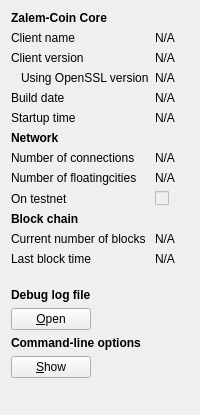
     <widget class="QWidget" name="tab_info">
      <attribute name="title">
       <string>&amp;Information</string>
      </attribute>
      <layout class="QFormLayout" name="formLayout">
       <item row="0" column="0">
        <widget class="QLabel" name="label_9">
         <property name="font">
          <font>
           <weight>75</weight>
           <bold>true</bold>
          </font>
         </property>
         <property name="text">
          <string>Zalem-Coin Core</string>
         </property>
        </widget>
       </item>
       <item row="1" column="0">
        <widget class="QLabel" name="label_5">
         <property name="text">
          <string>Client name</string>
         </property>
        </widget>
       </item>
       <item row="1" column="1">
        <widget class="QLabel" name="clientName">
         <property name="cursor">
          <cursorShape>IBeamCursor</cursorShape>
         </property>
         <property name="text">
          <string>N/A</string>
         </property>
         <property name="textFormat">
          <enum>Qt::PlainText</enum>
         </property>
         <property name="textInteractionFlags">
          <set>Qt::LinksAccessibleByMouse|Qt::TextSelectableByKeyboard|Qt::TextSelectableByMouse</set>
         </property>
        </widget>
       </item>
       <item row="2" column="0">
        <widget class="QLabel" name="label_6">
         <property name="text">
          <string>Client version</string>
         </property>
        </widget>
       </item>
       <item row="2" column="1">
        <widget class="QLabel" name="clientVersion">
         <property name="cursor">
          <cursorShape>IBeamCursor</cursorShape>
         </property>
         <property name="text">
          <string>N/A</string>
         </property>
         <property name="textFormat">
          <enum>Qt::PlainText</enum>
         </property>
         <property name="textInteractionFlags">
          <set>Qt::LinksAccessibleByMouse|Qt::TextSelectableByKeyboard|Qt::TextSelectableByMouse</set>
         </property>
        </widget>
       </item>
       <item row="3" column="0">
        <widget class="QLabel" name="label_14">
         <property name="text">
          <string>Using OpenSSL version</string>
         </property>
         <property name="indent">
          <number>10</number>
         </property>
        </widget>
       </item>
       <item row="3" column="1">
        <widget class="QLabel" name="openSSLVersion">
         <property name="cursor">
          <cursorShape>IBeamCursor</cursorShape>
         </property>
         <property name="text">
          <string>N/A</string>
         </property>
         <property name="textFormat">
          <enum>Qt::PlainText</enum>
         </property>
         <property name="textInteractionFlags">
          <set>Qt::LinksAccessibleByMouse|Qt::TextSelectableByKeyboard|Qt::TextSelectableByMouse</set>
         </property>
        </widget>
       </item>
       <item row="4" column="0">
        <widget class="QLabel" name="label_12">
         <property name="text">
          <string>Build date</string>
         </property>
        </widget>
       </item>
       <item row="4" column="1">
        <widget class="QLabel" name="buildDate">
         <property name="cursor">
          <cursorShape>IBeamCursor</cursorShape>
         </property>
         <property name="text">
          <string>N/A</string>
         </property>
         <property name="textFormat">
          <enum>Qt::PlainText</enum>
         </property>
         <property name="textInteractionFlags">
          <set>Qt::LinksAccessibleByMouse|Qt::TextSelectableByKeyboard|Qt::TextSelectableByMouse</set>
         </property>
        </widget>
       </item>
       <item row="5" column="0">
        <widget class="QLabel" name="label_13">
         <property name="text">
          <string>Startup time</string>
         </property>
        </widget>
       </item>
       <item row="5" column="1">
        <widget class="QLabel" name="startupTime">
         <property name="cursor">
          <cursorShape>IBeamCursor</cursorShape>
         </property>
         <property name="text">
          <string>N/A</string>
         </property>
         <property name="textFormat">
          <enum>Qt::PlainText</enum>
         </property>
         <property name="textInteractionFlags">
          <set>Qt::LinksAccessibleByMouse|Qt::TextSelectableByKeyboard|Qt::TextSelectableByMouse</set>
         </property>
        </widget>
       </item>
       <item row="6" column="0">
        <widget class="QLabel" name="label_11">
         <property name="font">
          <font>
           <weight>75</weight>
           <bold>true</bold>
          </font>
         </property>
         <property name="text">
          <string>Network</string>
         </property>
        </widget>
       </item>
       <item row="7" column="0">
        <widget class="QLabel" name="label_7">
         <property name="text">
          <string>Number of connections</string>
         </property>
        </widget>
       </item>
       <item row="7" column="1">
        <widget class="QLabel" name="numberOfConnections">
         <property name="cursor">
          <cursorShape>IBeamCursor</cursorShape>
         </property>
         <property name="text">
          <string>N/A</string>
         </property>
         <property name="textFormat">
          <enum>Qt::PlainText</enum>
         </property>
         <property name="textInteractionFlags">
          <set>Qt::LinksAccessibleByMouse|Qt::TextSelectableByKeyboard|Qt::TextSelectableByMouse</set>
         </property>
        </widget>
       </item>
       <item row="8" column="0">
        <widget class="QLabel" name="label_15">
         <property name="text">
          <string>Number of floatingcities</string>
         </property>
        </widget>
       </item>
       <item row="8" column="1">
        <widget class="QLabel" name="floatingcityCount">
         <property name="cursor">
          <cursorShape>IBeamCursor</cursorShape>
         </property>
         <property name="text">
          <string>N/A</string>
         </property>
         <property name="textFormat">
          <enum>Qt::PlainText</enum>
         </property>
         <property name="textInteractionFlags">
          <set>Qt::LinksAccessibleByMouse|Qt::TextSelectableByKeyboard|Qt::TextSelectableByMouse</set>
         </property>
        </widget>
       </item>
       <item row="9" column="0">
        <widget class="QLabel" name="label_8">
         <property name="text">
          <string>On testnet</string>
         </property>
        </widget>
       </item>
       <item row="9" column="1">
        <widget class="QCheckBox" name="isTestNet">
         <property name="enabled">
          <bool>false</bool>
         </property>
         <property name="text">
          <string/>
         </property>
        </widget>
       </item>
       <item row="10" column="0">
        <widget class="QLabel" name="label_10">
         <property name="font">
          <font>
           <weight>75</weight>
           <bold>true</bold>
          </font>
         </property>
         <property name="text">
          <string>Block chain</string>
         </property>
        </widget>
       </item>
       <item row="11" column="0">
        <widget class="QLabel" name="label_3">
         <property name="text">
          <string>Current number of blocks</string>
         </property>
        </widget>
       </item>
       <item row="11" column="1">
        <widget class="QLabel" name="numberOfBlocks">
         <property name="cursor">
          <cursorShape>IBeamCursor</cursorShape>
         </property>
         <property name="text">
          <string>N/A</string>
         </property>
         <property name="textFormat">
          <enum>Qt::PlainText</enum>
         </property>
         <property name="textInteractionFlags">
          <set>Qt::LinksAccessibleByMouse|Qt::TextSelectableByKeyboard|Qt::TextSelectableByMouse</set>
         </property>
        </widget>
       </item>
       <item row="12" column="0">
        <widget class="QLabel" name="label_2">
         <property name="text">
          <string>Last block time</string>
         </property>
        </widget>
       </item>
       <item row="12" column="1">
        <widget class="QLabel" name="lastBlockTime">
         <property name="cursor">
          <cursorShape>IBeamCursor</cursorShape>
         </property>
         <property name="text">
          <string>N/A</string>
         </property>
         <property name="textFormat">
          <enum>Qt::PlainText</enum>
         </property>
         <property name="textInteractionFlags">
          <set>Qt::LinksAccessibleByMouse|Qt::TextSelectableByKeyboard|Qt::TextSelectableByMouse</set>
         </property>
        </widget>
       </item>
       <item row="13" column="0">
        <spacer name="verticalSpacer_2">
         <property name="orientation">
          <enum>Qt::Vertical</enum>
         </property>
         <property name="sizeHint" stdset="0">
          <size>
           <width>20</width>
           <height>10</height>
          </size>
         </property>
        </spacer>
       </item>
       <item row="14" column="0">
        <widget class="QLabel" name="labelDebugLogfile">
         <property name="font">
          <font>
           <weight>75</weight>
           <bold>true</bold>
          </font>
         </property>
         <property name="text">
          <string>Debug log file</string>
         </property>
        </widget>
       </item>
       <item row="15" column="0">
        <widget class="QPushButton" name="openDebugLogfileButton">
         <property name="toolTip">
          <string>Open the Zalem-Coin debug log file from the current data directory. This can take a few seconds for large log files.</string>
         </property>
         <property name="text">
          <string>&amp;Open</string>
         </property>
         <property name="autoDefault">
          <bool>false</bool>
         </property>
        </widget>
       </item>
       <item row="16" column="0">
        <widget class="QLabel" name="labelCLOptions">
         <property name="font">
          <font>
           <weight>75</weight>
           <bold>true</bold>
          </font>
         </property>
         <property name="text">
          <string>Command-line options</string>
         </property>
        </widget>
       </item>
       <item row="17" column="0">
        <widget class="QPushButton" name="showCLOptionsButton">
         <property name="toolTip">
          <string>Show the Zalem-Coin-Qt help message to get a list with possible Zalem-Coin command-line options.</string>
         </property>
         <property name="text">
          <string>&amp;Show</string>
         </property>
         <property name="autoDefault">
          <bool>false</bool>
         </property>
        </widget>
       </item>
       <item row="18" column="0">
        <spacer name="verticalSpacer">
         <property name="orientation">
          <enum>Qt::Vertical</enum>
         </property>
         <property name="sizeHint" stdset="0">
          <size>
           <width>20</width>
           <height>20</height>
          </size>
         </property>
        </spacer>
       </item>
      </layout>
     </widget>
